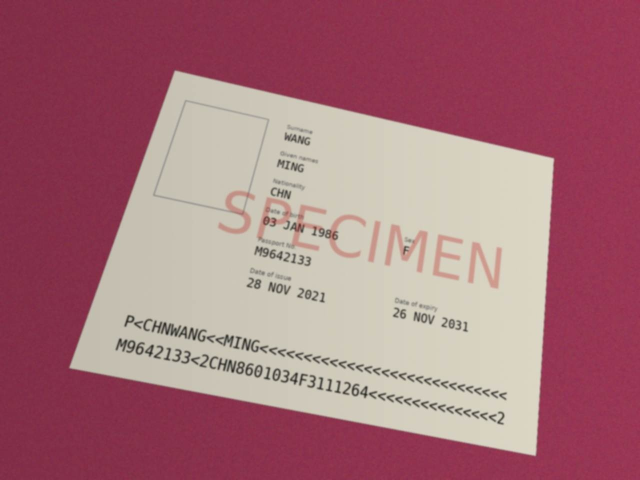
#> input picture data/synth/images/CHN_00000.jpg, 1280 x 960 px (shown at 1/2 size)
$ python -i locate.py   (imports and definitions only)
#> lines starting #> are read from the running program, lines starting #| are printed output that depends on the picture; after the words box and inside, x2 and y2 are one past the last pixel; in counts of white or black regions, pixels touching at a corner belong together
"""直接在照片中找 MRZ，再依 ICAO 9303 的版面比例推算資料頁範圍。

四角點偵測（detect.py）需要看到證件的四個邊；護照整本打開拍攝（上面一頁、手指、背景）時常找不到。
MRZ 則是 2～3 行等長、平行、緊鄰的深色等寬字，不論照片怎麼旋轉都很好找：
1. blackhat 凸顯淺底上的深色小字，以數種門檻（Otsu 與高百分位）各二值化一次。
2. 以 ROTATION_STEP 為間隔旋轉二值圖，每個角度用水平閉運算把同一行的字連成長條，
   找出 2 條（TD3 護照）或 3 條（TD1 卡片）長度相近、左緣對齊、間距合理，且每條由至少 MIN_GLYPHS 個
   獨立字形組成的長條（排除護照疊起來的頁緣線這類連續線條）。
3. 字距固定每字 2.54 mm，所以由 MRZ 寬度得到「每毫米幾像素」，再依頁面尺寸推算資料頁四角。

MRZ 與頁面邊緣的距離是用實拍台灣護照與移民署居留證樣張量測的（見 PAGE_GEOMETRY），
各國實際版面可能略有差異；推算出的頁面只用來拉正與裁切，MRZ 本身另有精確範圍。
"""
from __future__ import annotations

from dataclasses import dataclass

import cv2
import numpy as np

ROTATION_STEP = 5  # 度；每個角度的閉運算可容忍約 ±2.5° 的傾斜，再由 minAreaRect 修正
BLACKHAT_PERCENTILES = (90, 94, 97)  # 加上 Otsu；防偽底紋多時 Otsu 門檻太低，低解析度卡片則反過來
WORK_SIZE = 1200  # 長邊縮放到這個尺寸再找

# 格式 -> (頁寬 mm, 頁高 mm, MRZ 墨跡寬 mm, 最後一行中心到頁面底邊 mm)
# 墨跡寬 = 字數 × 2.54 mm 扣掉最後一格的空白；底邊距離為實測值
PAGE_GEOMETRY = {
    "TD3": (125.0, 88.0, 111.0, 7.8),
    "TD1": (85.6, 54.0, 75.4, 7.7),
}


@dataclass
class MrzLocation:
    format: str  # TD3 | TD1
    lines: list  # 每行的四角（原圖座標，沿文字方向：左上、右上、右下、左下）
    u: np.ndarray  # 文字行方向（單位向量，由左到右，假設證件正向）
    v: np.ndarray  # 垂直於行、指向頁面上方（假設證件正向）
    left: np.ndarray  # MRZ 左緣、最後一行中心的點（原圖座標）
    width: float  # MRZ 墨跡寬（像素）
    line_height: float  # 字高（像素）

    def page_quad(self, flipped: bool = False) -> list:
        """資料頁四角（左上、右上、右下、左下）。flipped=True 表示證件實際上是倒的（第一行在下面）。"""
        page_w, page_h, ink_w, bottom = PAGE_GEOMETRY[self.format]
        px = self.width / ink_w
        u, v, origin = self.u, self.v, self.left
        if flipped:  # 倒過來：最後一行其實是第一行，頁面在另一側
            origin = self.left + u * self.width + v * self._first_to_last()
            u, v = -u, -v
        margin = (page_w - ink_w) / 2 * px
        bl = origin - u * margin - v * bottom * px
        br = bl + u * page_w * px
        tl = bl + v * page_h * px
        tr = br + v * page_h * px
        return [tl.tolist(), tr.tolist(), br.tolist(), bl.tolist()]

    def crop(self, image, char_h: int = 32, upright: bool = False, pad: float = 0.3):
        """把 MRZ 區塊轉成水平並裁切（灰階），縮放到字高 char_h 像素，四周留 pad 倍字高的邊。
        方向同 u／v（可能上下顛倒）；upright=True 表示影像已經轉正（例如拉正後的頁面），強制文字由左到右。"""
        pts = np.vstack([np.array(l) for l in self.lines])
        u, v = (self.u, self.v) if not upright or self.u[0] >= 0 else (-self.u, -self.v)
        pu, pv = pts @ u, pts @ v
        pad = pad * self.line_height
        x0, x1, y0, y1 = pu.min() - pad, pu.max() + pad, pv.min() - pad, pv.max() + pad
        k = char_h / max(self.line_height, 1.0)
        W, H = max(1, int((x1 - x0) * k)), max(1, int((y1 - y0) * k))
        src = np.array([u * x0 + v * y1, u * x1 + v * y1, u * x1 + v * y0], np.float32)
        dst = np.array([[0, 0], [W, 0], [W, H]], np.float32)
        gray = image if image.ndim == 2 else cv2.cvtColor(image, cv2.COLOR_BGR2GRAY)
        return cv2.warpAffine(gray, cv2.getAffineTransform(src, dst), (W, H), borderValue=255)

    def _first_to_last(self) -> float:
        """第一行中心到最後一行中心的距離（像素）。"""
        c = [np.mean(np.array(l), axis=0) for l in self.lines]
        return float(np.linalg.norm(c[-1] - c[0]))


MIN_GLYPHS = 8  # 一條 MRZ 長條內至少要有的獨立字形數；模糊時字會黏在一起，頁緣等連續線條只有 1～2 個元件


def _glyph_count(binary, cx, cy, length, thick):
    """長條範圍內、閉運算前的獨立字形數。MRZ 是一個個字；頁緣線、桌緣等連續線條只有一兩個元件。"""
    x0, x1 = int(max(0, cx - length / 2)), int(cx + length / 2) + 1
    y0, y1 = int(max(0, cy - thick / 2)), int(cy + thick / 2) + 1
    sub = binary[y0:y1, x0:x1]
    if sub.size == 0:
        return 0
    n, _, st, _ = cv2.connectedComponentsWithStats(sub, 8)
    return sum(1 for i in range(1, n) if st[i][3] >= 0.3 * thick and st[i][2] <= 2.5 * thick)


def _candidates(closed, binary, min_len):
    """閉運算後的長條：回傳 [(cx, cy, length, thickness, angle)]（旋轉後座標）。
    binary 為閉運算前的二值圖，用來確認長條是由一個個字組成（排除頁緣、桌緣等連續線條）。"""
    cnts, _ = cv2.findContours(closed, cv2.RETR_EXTERNAL, cv2.CHAIN_APPROX_SIMPLE)
    out = []
    for c in cnts:
        (cx, cy), (a, b), ang = cv2.minAreaRect(c)
        length, thick = max(a, b), min(a, b)
        if a < b:
            ang += 90
        ang = (ang + 90) % 180 - 90  # 轉成 -90～90，接近 0 表示水平
        if length >= min_len and thick > 0 and length / thick >= 10 and abs(ang) <= 8 \
                and _glyph_count(binary, cx, cy, length, thick) >= MIN_GLYPHS:
            out.append((cx, cy, length, thick, ang))
    return out


def _best_group(cands):
    """找 2 或 3 條長度相近、左緣對齊、間距合理的平行長條；回傳 (分數, 群組)。"""
    cands = sorted(cands, key=lambda c: c[1])
    best = (0.0, None)
    for n in (3, 2):
        for i in range(len(cands) - n + 1):
            g = cands[i:i + n]
            lens = [c[2] for c in g]
            thick = float(np.median([c[3] for c in g]))
            lefts = [c[0] - c[2] / 2 for c in g]
            gaps = np.diff([c[1] for c in g])
            if min(lens) / max(lens) < 0.85 or max(lefts) - min(lefts) > 0.06 * max(lens):
                continue
            if not all(1.1 * thick <= d <= 3.0 * thick for d in gaps):
                continue
            # MRZ 各行字高相同、行距固定；避免把上方的視覺區文字行算進來
            if max(c[3] for c in g) > 1.5 * min(c[3] for c in g) or (len(gaps) > 1 and max(gaps) > 1.25 * min(gaps)):
                continue
            if max(c[4] for c in g) - min(c[4] for c in g) > 3:
                continue
            # 長度 × 行數；TD1 三行的每行比 TD3 短，所以以行數加權
            score = sum(lens) * (1.15 if n == 3 else 1.0)
            if score > best[0]:
                best = (score, g)
    return best


def locate_mrz(image):
    """在照片中找 MRZ；找不到回傳 None。"""
    h, w = image.shape[:2]
    s = min(1.0, WORK_SIZE / max(h, w))
    small = cv2.resize(image, None, fx=s, fy=s, interpolation=cv2.INTER_AREA) if s < 1 else image
    gray = cv2.cvtColor(small, cv2.COLOR_BGR2GRAY)
    sh, sw = gray.shape
    k = max(9, int(0.02 * max(sh, sw)) | 1)
    bh = cv2.morphologyEx(gray, cv2.MORPH_BLACKHAT, cv2.getStructuringElement(cv2.MORPH_RECT, (k, k)))
    binaries = [cv2.threshold(bh, 0, 255, cv2.THRESH_BINARY + cv2.THRESH_OTSU)[1]]
    binaries += [((bh > np.percentile(bh, p)) * 255).astype(np.uint8) for p in BLACKHAT_PERCENTILES]

    diag = int(np.hypot(sh, sw)) + 2
    close_k = cv2.getStructuringElement(cv2.MORPH_RECT, (k, 3))
    open_k = cv2.getStructuringElement(cv2.MORPH_RECT, (3, 3))
    best = (0.0, None, None)
    for deg in range(0, 180, ROTATION_STEP):
        R = cv2.getRotationMatrix2D((sw / 2, sh / 2), deg, 1.0)
        R[:, 2] += [(diag - sw) / 2, (diag - sh) / 2]
        for binary in binaries:
            rb = cv2.warpAffine(binary, R, (diag, diag))
            closed = cv2.morphologyEx(cv2.morphologyEx(rb, cv2.MORPH_CLOSE, close_k), cv2.MORPH_OPEN, open_k)
            score, group = _best_group(_candidates(closed, rb, 0.18 * max(sh, sw)))
            if group and score > best[0]:
                best = (score, group, R)
    if best[1] is None:
        return None

    _, group, R = best
    return _finish(group, R, s)


def _finish(group, R, s):
    """把旋轉後座標的長條換回原圖座標。"""
    Rinv = cv2.invertAffineTransform(R)
    lines = []
    for cx, cy, length, thick, ang in group:
        box = cv2.boxPoints(((cx, cy), (length, thick), ang))  # 旋轉後座標
        box = sorted(box.tolist(), key=lambda p: p[0])
        left = sorted(box[:2], key=lambda p: p[1])
        right = sorted(box[2:], key=lambda p: p[1])
        quad = np.array([left[0], right[0], right[1], left[1]], dtype=np.float64)  # 左上、右上、右下、左下
        quad = (np.hstack([quad, np.ones((4, 1))]) @ Rinv.T) / s
        lines.append(quad)
    d = sum(l[1] - l[0] for l in lines)
    u = d / np.linalg.norm(d)
    v = np.array([u[1], -u[0]])  # 影像 y 軸向下：u 朝右時 v 朝上
    # 正反方向在這裡無法可靠判斷（MRZ 下方可能是條碼、手指或有紋路的背景），
    # 呼叫端用 page_quad(flipped=False/True) 各拉正一次，以 MRZ 檢查碼決定。
    height = float(np.mean([np.linalg.norm(l[3] - l[0]) for l in lines]))
    lines.sort(key=lambda l: -float(np.mean(l, 0) @ v))  # 第一行在最上方
    lines = [_reorder(l, u, v) for l in lines]
    pts = np.vstack(lines)
    lo, hi = float((pts @ u).min()), float((pts @ u).max())
    last_c = np.mean(lines[-1], 0)
    left = last_c + u * (lo - float(last_c @ u))
    return MrzLocation(format="TD1" if len(lines) == 3 else "TD3", lines=[l.tolist() for l in lines],
                       u=u, v=v, left=left, width=hi - lo, line_height=height)


def _reorder(quad, u, v):
    """四角依文字方向排成左上、右上、右下、左下。"""
    c = quad.mean(0)
    def key(p):
        return (float((p - c) @ u) > 0, float((p - c) @ v) < 0)
    order = {(False, False): 0, (True, False): 1, (True, True): 2, (False, True): 3}
    out = [None] * 4
    for p in quad:
        out[order[key(p)]] = p
    return np.array(out) if all(o is not None for o in out) else quad

>>> import cv2
>>> picture = cv2.imread('../data/synth/images/CHN_00000.jpg')
#> picture is the input picture: shape (960, 1280, 3); mean B, G, R 121.7, 112.3, 167
>>> result = locate_mrz(picture)
#> in locate_mrz, `gray = cv2.cvtColor(small, cv2.COLOR_BGR2GRAY)`:
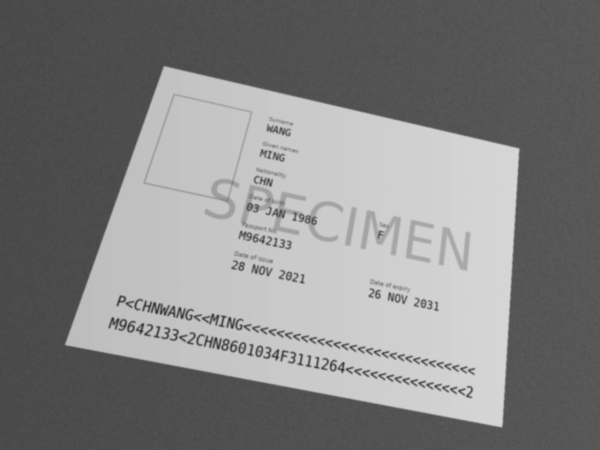
#> gray: shape (900, 1200) (shown at 1/2 size); min 35, max 217, mean 129.7
#> in locate_mrz, `bh = cv2.morphologyEx(gray, cv2.MORPH_BLACKHAT, cv2.getStructuringElem..`:
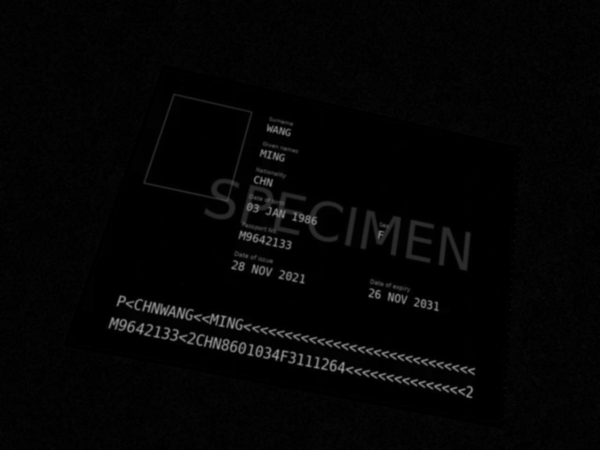
#> bh: shape (900, 1200) (shown at 1/2 size); min 0, max 165, mean 4.7
#> in locate_mrz, `binaries += [((bh > np.percentile(bh, p)) * 255).astype(np.uint8) for ..`: binaries = 4 items
#> after the loop in locate_mrz, `for deg in range(0, 180, ROTATION_STEP):`:
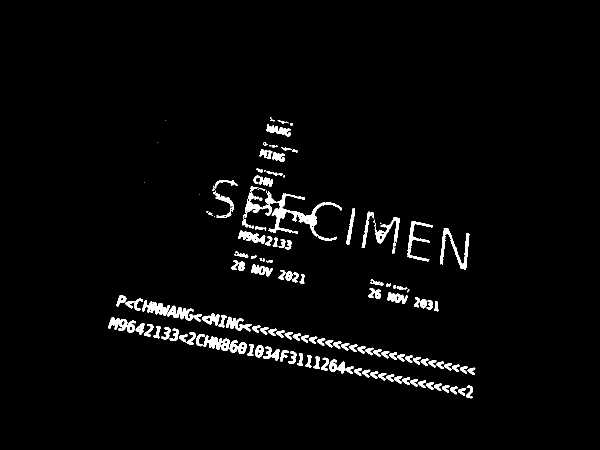
#> binary: shape (900, 1200) (shown at 1/2 size); 2.9% white; 150 white regions (18 under 20 px), largest, box (x1, y1, x2, y2) and area: (524, 383, 684, 482) 3076, (284, 601, 404, 643) 1766, (880, 456, 939, 540) 1233
#> after the loop in locate_mrz, `for deg in range(0, 180, ROTATION_STEP):`:
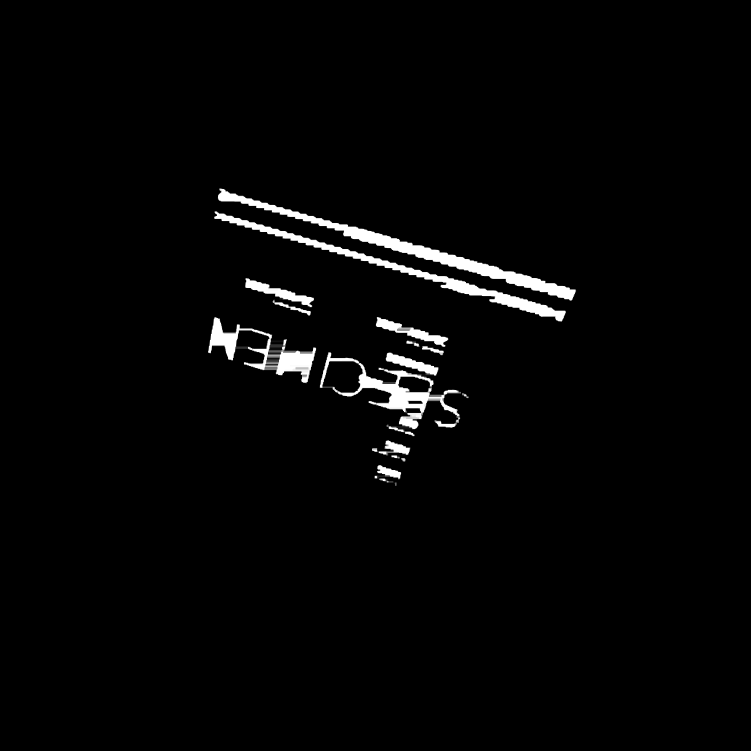
#> closed: shape (1502, 1502) (shown at 1/2 size); min 0, max 255, mean 5.7
#> after the loop in locate_mrz, `for deg in range(0, 180, ROTATION_STEP):`:
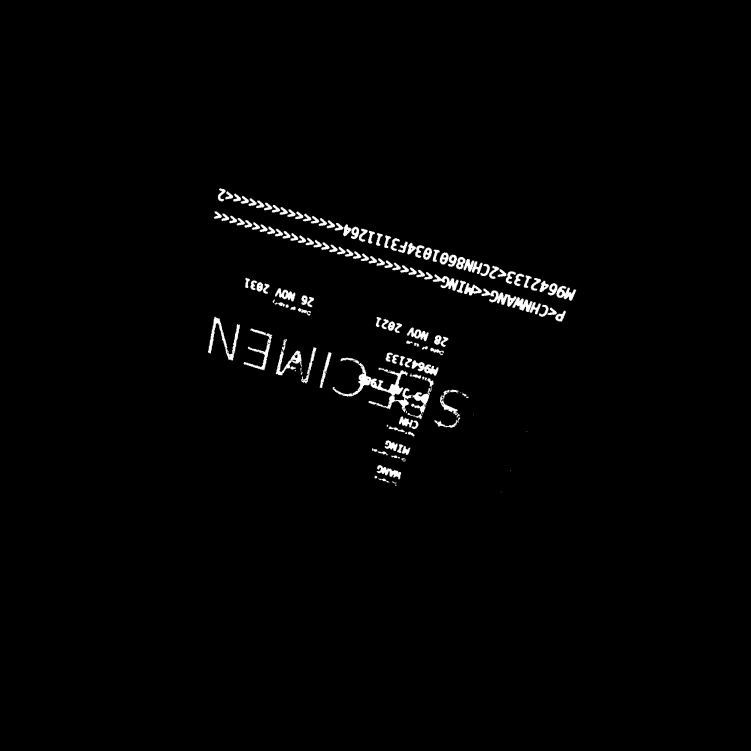
#> rb: shape (1502, 1502) (shown at 1/2 size); min 0, max 255, mean 3.5

$ run again, on data/synth/images/CHN_00001.jpg
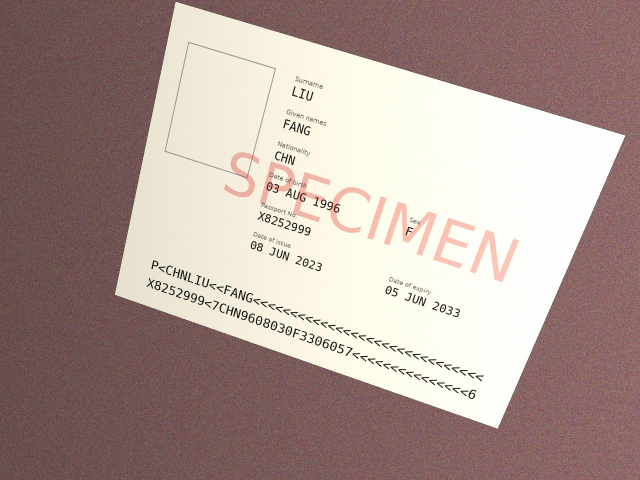
#> input picture data/synth/images/CHN_00001.jpg, 1280 x 960 px (shown at 1/2 size)
#> picture is the input picture: shape (960, 1280, 3); mean B, G, R 149.8, 155.7, 175.5
#> binaries = 4 items
#> after the loop in locate_mrz, `for deg in range(0, 180, ROTATION_STEP):`:
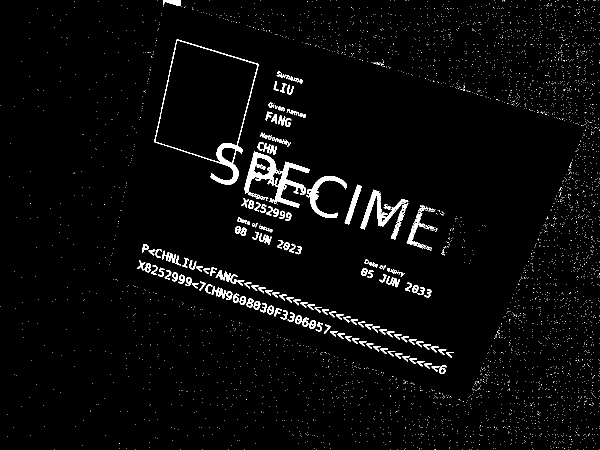
#> binary: shape (900, 1200) (shown at 1/2 size); 2.9% white; 4136 white regions (3954 under 20 px), largest, box (x1, y1, x2, y2) and area: (308, 79, 517, 369) 3042, (548, 323, 619, 416) 2096, (488, 303, 559, 391) 1958
#> after the loop in locate_mrz, `for deg in range(0, 180, ROTATION_STEP):`:
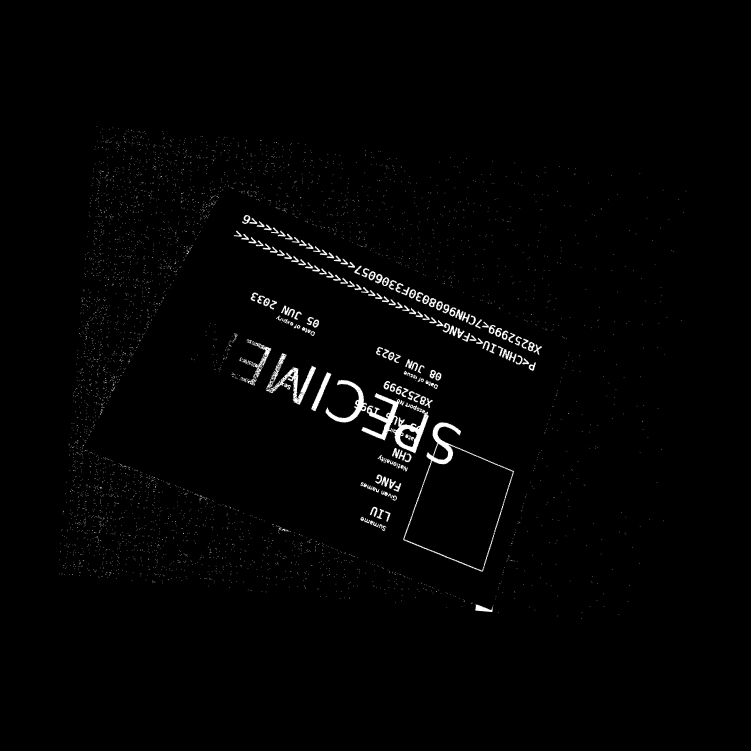
#> rb: shape (1502, 1502) (shown at 1/2 size); min 0, max 255, mean 3.6

$ run again, on data/synth/images/CHN_00002.jpg
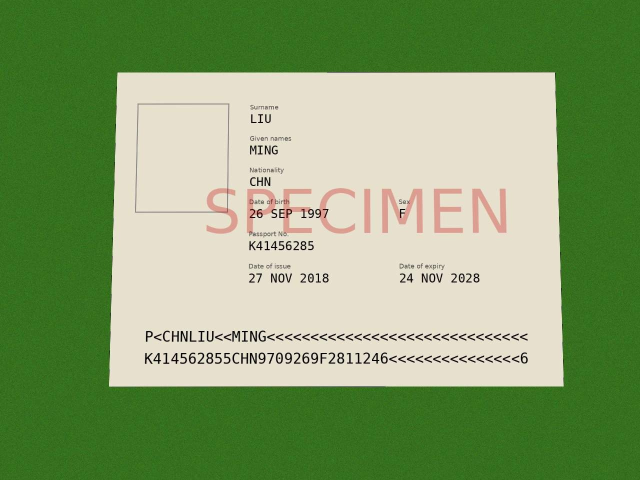
#> input picture data/synth/images/CHN_00002.jpg, 1280 x 960 px (shown at 1/2 size)
#> picture is the input picture: shape (960, 1280, 3); mean B, G, R 107.4, 159.5, 132.1
#> binaries = 4 items
#> after the loop in locate_mrz, `for deg in range(0, 180, ROTATION_STEP):`:
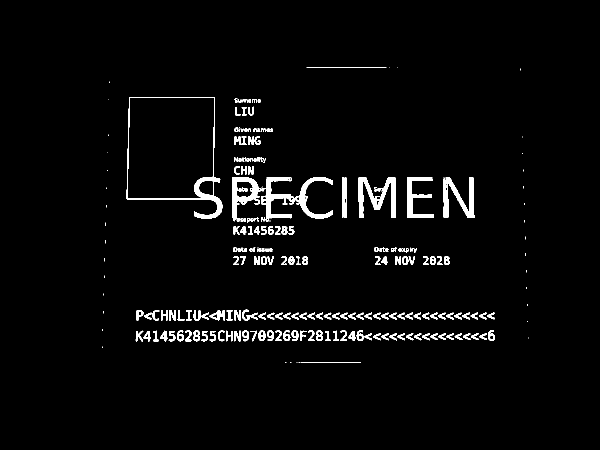
#> binary: shape (900, 1200) (shown at 1/2 size); 3% white; 228 white regions (49 under 20 px), largest, box (x1, y1, x2, y2) and area: (253, 194, 445, 437) 3006, (717, 355, 792, 436) 2453, (523, 355, 589, 443) 2024
#> after the loop in locate_mrz, `for deg in range(0, 180, ROTATION_STEP):`:
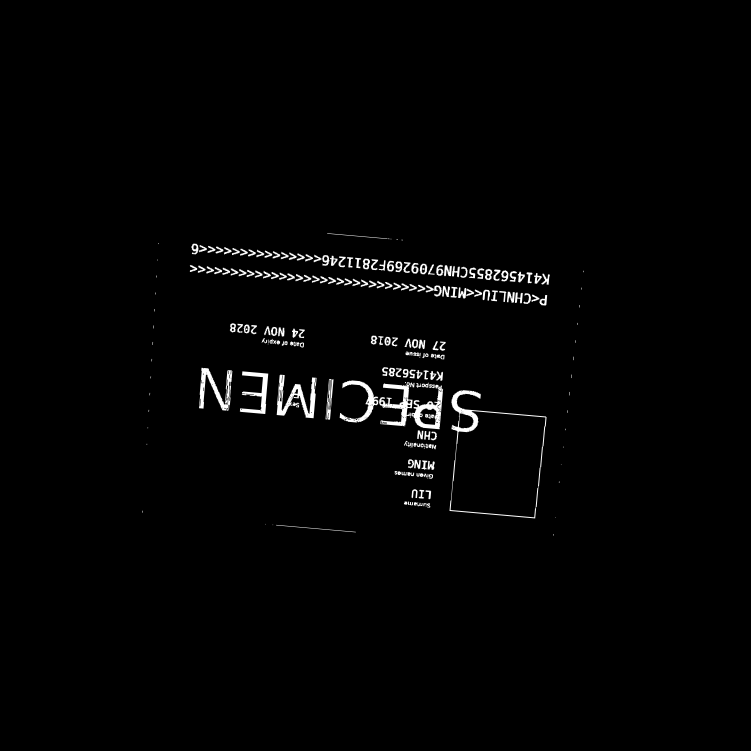
#> rb: shape (1502, 1502) (shown at 1/2 size); min 0, max 255, mean 3.7

$ run again, on data/synth/images/CHN_00003.jpg
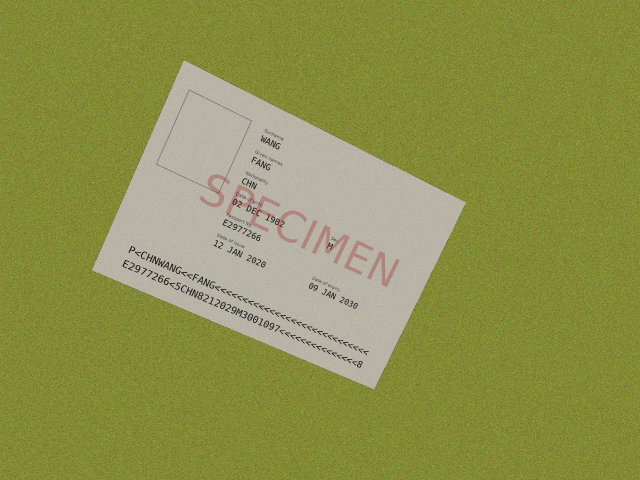
#> input picture data/synth/images/CHN_00003.jpg, 1280 x 960 px (shown at 1/2 size)
#> picture is the input picture: shape (960, 1280, 3); mean B, G, R 76.5, 145.8, 141.4
#> binaries = 4 items
#> after the loop in locate_mrz, `for deg in range(0, 180, ROTATION_STEP):`:
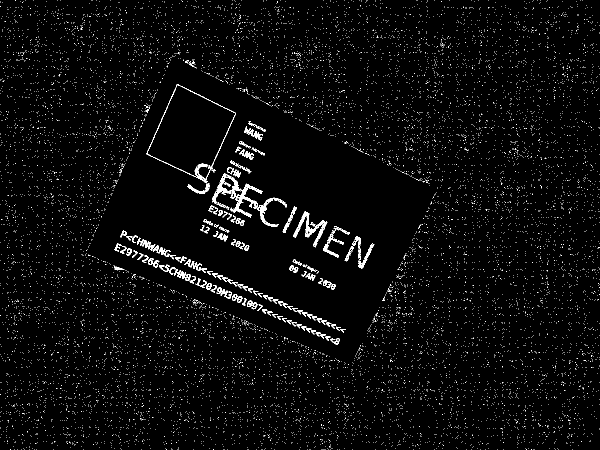
#> binary: shape (900, 1200) (shown at 1/2 size); 2.7% white in thin lines or dots
#> after the loop in locate_mrz, `for deg in range(0, 180, ROTATION_STEP):`:
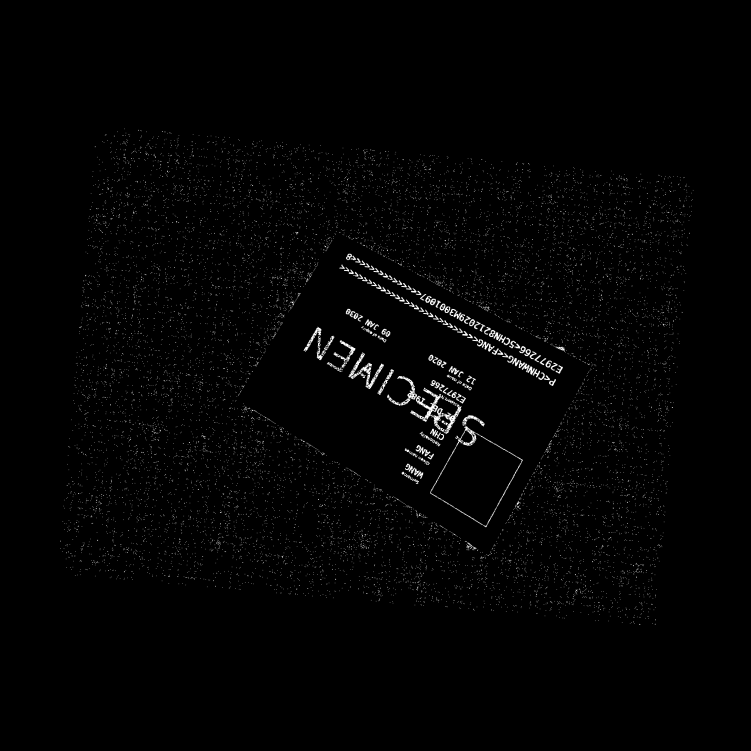
#> rb: shape (1502, 1502) (shown at 1/2 size); min 0, max 255, mean 3.3
